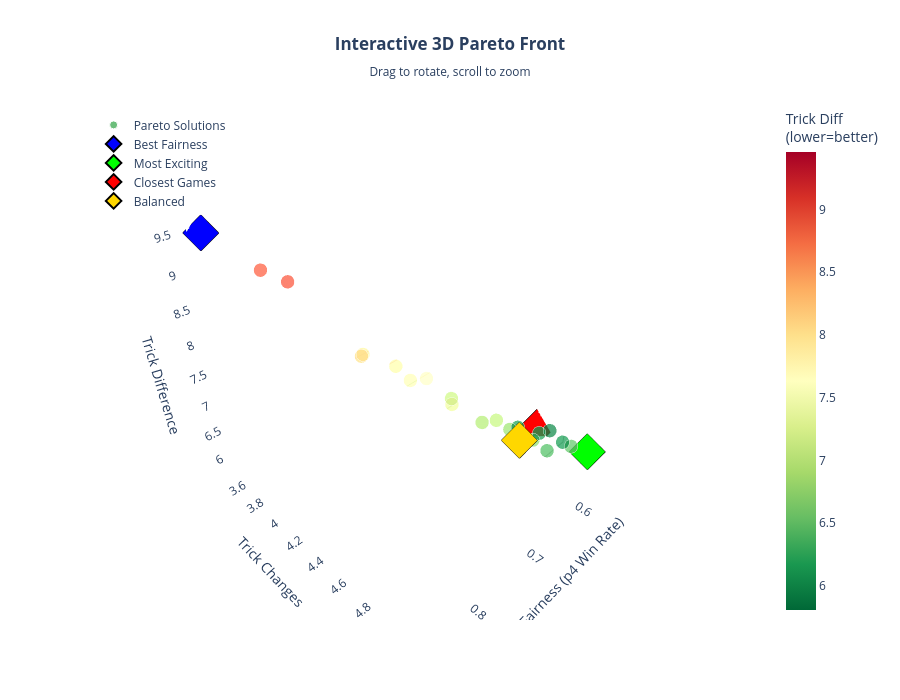

Notebook code cell kept with this figure:
### Markdown cell above
### Interactive 3D Pareto Front (Plotly)

Drag to rotate, scroll to zoom. Hover over points for details.

### Code cell
# Create labels for each point
labels = []
for i in range(len(fairness)):
    label = f"Solution {i+1}<br>"
    label += f"Fairness: {fairness[i]:.3f}<br>"
    label += f"Trick Changes: {trick_changes[i]:.2f}<br>"
    label += f"Trick Diff: {trick_diff[i]:.2f}"
    
    # Add special tags
    if i == best_fairness_idx:
        label += "<br><b>★ Best Fairness</b>"
    if i == best_trick_changes_idx:
        label += "<br><b>★ Most Exciting</b>"
    if i == best_trick_diff_idx:
        label += "<br><b>★ Closest Games</b>"
    if i == balanced_idx:
        label += "<br><b>★ Most Balanced</b>"
    labels.append(label)

# Create main scatter trace
fig = go.Figure()

# All solutions
fig.add_trace(go.Scatter3d(
    x=fairness,
    y=trick_changes,
    z=trick_diff,
    mode='markers',
    marker=dict(
        size=8,
        color=trick_diff,
        colorscale='RdYlGn_r',
        colorbar=dict(title="Trick Diff<br>(lower=better)", x=1.02),
        opacity=0.8,
        line=dict(width=1, color='white')
    ),
    text=labels,
    hoverinfo='text',
    name='Pareto Solutions'
))

# Highlight special solutions
special_points = [
    (best_fairness_idx, 'Best Fairness', 'blue', 'diamond'),
    (best_trick_changes_idx, 'Most Exciting', 'lime', 'diamond'),
    (best_trick_diff_idx, 'Closest Games', 'red', 'diamond'),
    (balanced_idx, 'Balanced', 'gold', 'diamond'),
]

for idx, name, color, symbol in special_points:
    fig.add_trace(go.Scatter3d(
        x=[fairness[idx]],
        y=[trick_changes[idx]],
        z=[trick_diff[idx]],
        mode='markers',
        marker=dict(size=12, color=color, symbol=symbol, 
                    line=dict(width=2, color='black')),
        name=name,
        hoverinfo='text',
        text=[labels[idx]]
    ))

# Update layout
fig.update_layout(
    title=dict(
        text='<b>Interactive 3D Pareto Front</b><br><sub>Drag to rotate, scroll to zoom</sub>',
        x=0.5
    ),
    scene=dict(
        xaxis_title='Fairness (p4 Win Rate)',
        yaxis_title='Trick Changes',
        zaxis_title='Trick Difference',
        xaxis=dict(backgroundcolor='rgba(230,230,230,0.5)'),
        yaxis=dict(backgroundcolor='rgba(230,230,230,0.5)'),
        zaxis=dict(backgroundcolor='rgba(230,230,230,0.5)'),
    ),
    width=900,
    height=700,
    legend=dict(x=0.02, y=0.98, bgcolor='rgba(255,255,255,0.8)')
)

fig.show()

### Figure 1 — Plotly figure (JSON) as saved in the notebook; plotly's stock layout.template omitted (floating-point values rounded to 4 significant figures)
{"data": [{"hoverinfo": "text", "marker": {"color": [6.392, 8.126, 6.767, 9.457, 7.012, 6.467, 6.105, 7.98, 7.055, 7.7, 7.289, 6.891, 7.89, 5.97, 7.45, 8.924, 6.896, 6.137, 6.544, 6.701, 5.807, 6.12, 8.874, 6.157], "colorbar": {"title": {"text": "Trick Diff<br>(lower=better)"}, "x": 1.02}, "colorscale": [[0, "rgb(0,104,55)"], [0.1, "rgb(26,152,80)"], [0.2, "rgb(102,189,99)"], [0.3, "rgb(166,217,106)"], [0.4, "rgb(217,239,139)"], [0.5, "rgb(255,255,191)"], [0.6, "rgb(254,224,139)"], [0.7, "rgb(253,174,97)"], [0.8, "rgb(244,109,67)"], [0.9, "rgb(215,48,39)"], [1, "rgb(165,0,38)"]], "line": {"color": "white", "width": 1}, "opacity": 0.8, "size": 8}, "mode": "markers", "name": "Pareto Solutions", "text": ["Solution 1<br>Fairness: 0.605<br>Trick Changes: 4.94<br>Trick Diff: 6.39", "Solution 2<br>Fairness: 0.772<br>Trick Changes: 4.23<br>Trick Diff: 8.13", "Solution 3<br>Fairness: 0.638<br>Trick Changes: 4.76<br>Trick Diff: 6.77", "Solution 4<br>Fairness: 0.850<br>Trick Changes: 3.48<br>Trick Diff: 9.46<br><b>★ Best Fairness</b>", "Solution 5<br>Fairness: 0.657<br>Trick Changes: 4.73<br>Trick Diff: 7.01", "Solution 6<br>Fairness: 0.584<br>Trick Changes: 5.03<br>Trick Diff: 6.47", "Solution 7<br>Fairness: 0.553<br>Trick Changes: 4.89<br>Trick Diff: 6.11", "Solution 8<br>Fairness: 0.757<br>Trick Changes: 4.16<br>Trick Diff: 7.98", "Solution 9<br>Fairness: 0.668<br>Trick Changes: 4.42<br>Trick Diff: 7.05", "Solution 10<br>Fairness: 0.715<br>Trick Changes: 4.44<br>Trick Diff: 7.70", "Solution 11<br>Fairness: 0.695<br>Trick Changes: 4.55<br>Trick Diff: 7.29", "Solution 12<br>Fairness: 0.662<br>Trick Changes: 4.64<br>Trick Diff: 6.89", "Solution 13<br>Fairness: 0.739<br>Trick Changes: 4.32<br>Trick Diff: 7.89", "Solution 14<br>Fairness: 0.534<br>Trick Changes: 4.74<br>Trick Diff: 5.97", "Solution 15<br>Fairness: 0.710<br>Trick Changes: 4.29<br>Trick Diff: 7.45", "Solution 16<br>Fairness: 0.801<br>Trick Changes: 3.85<br>Trick Diff: 8.92", "Solution 17<br>Fairness: 0.656<br>Trick Changes: 4.89<br>Trick Diff: 6.90<br><b>★ Most Balanced</b>", "Solution 18<br>Fairness: 0.574<br>Trick Changes: 4.61<br>Trick Diff: 6.14", "Solution 19<br>Fairness: 0.615<br>Trick Changes: 4.76<br>Trick Diff: 6.54", "Solution 20<br>Fairness: 0.628<br>Trick Changes: 4.90<br>Trick Diff: 6.70", "Solution 21<br>Fairness: 0.526<br>Trick Changes: 4.61<br>Trick Diff: 5.81<br><b>★ Closest Games</b>", "Solution 22<br>Fairness: 0.547<br>Trick Changes: 5.05<br>Trick Diff: 6.12<br><b>★ Most Exciting</b>", "Solution 23<br>Fairness: 0.802<br>Trick Changes: 3.60<br>Trick Diff: 8.87", "Solution 24<br>Fairness: 0.565<br>Trick Changes: 4.75<br>Trick Diff: 6.16"], "type": "scatter3d", "x": [0.605, 0.772, 0.638, 0.85, 0.657, 0.584, 0.553, 0.757, 0.668, 0.715, 0.695, 0.662, 0.739, 0.534, 0.71, 0.801, 0.656, 0.574, 0.615, 0.628, 0.526, 0.547, 0.802, 0.565], "y": [4.936, 4.234, 4.762, 3.48, 4.727, 5.033, 4.893, 4.156, 4.425, 4.44, 4.546, 4.644, 4.322, 4.736, 4.287, 3.846, 4.892, 4.61, 4.762, 4.897, 4.611, 5.055, 3.598, 4.749], "z": [6.392, 8.126, 6.767, 9.457, 7.012, 6.467, 6.105, 7.98, 7.055, 7.7, 7.289, 6.891, 7.89, 5.97, 7.45, 8.924, 6.896, 6.137, 6.544, 6.701, 5.807, 6.12, 8.874, 6.157]}, {"hoverinfo": "text", "marker": {"color": "blue", "line": {"color": "black", "width": 2}, "size": 12, "symbol": "diamond"}, "mode": "markers", "name": "Best Fairness", "text": ["Solution 4<br>Fairness: 0.850<br>Trick Changes: 3.48<br>Trick Diff: 9.46<br><b>★ Best Fairness</b>"], "type": "scatter3d", "x": [0.85], "y": [3.48], "z": [9.457]}, {"hoverinfo": "text", "marker": {"color": "lime", "line": {"color": "black", "width": 2}, "size": 12, "symbol": "diamond"}, "mode": "markers", "name": "Most Exciting", "text": ["Solution 22<br>Fairness: 0.547<br>Trick Changes: 5.05<br>Trick Diff: 6.12<br><b>★ Most Exciting</b>"], "type": "scatter3d", "x": [0.547], "y": [5.055], "z": [6.12]}, {"hoverinfo": "text", "marker": {"color": "red", "line": {"color": "black", "width": 2}, "size": 12, "symbol": "diamond"}, "mode": "markers", "name": "Closest Games", "text": ["Solution 21<br>Fairness: 0.526<br>Trick Changes: 4.61<br>Trick Diff: 5.81<br><b>★ Closest Games</b>"], "type": "scatter3d", "x": [0.526], "y": [4.611], "z": [5.807]}, {"hoverinfo": "text", "marker": {"color": "gold", "line": {"color": "black", "width": 2}, "size": 12, "symbol": "diamond"}, "mode": "markers", "name": "Balanced", "text": ["Solution 17<br>Fairness: 0.656<br>Trick Changes: 4.89<br>Trick Diff: 6.90<br><b>★ Most Balanced</b>"], "type": "scatter3d", "x": [0.656], "y": [4.892], "z": [6.896]}], "layout": {"height": 700, "legend": {"bgcolor": "rgba(255,255,255,0.8)", "x": 0.02, "y": 0.98}, "scene": {"xaxis": {"backgroundcolor": "rgba(230,230,230,0.5)", "title": {"text": "Fairness (p4 Win Rate)"}}, "yaxis": {"backgroundcolor": "rgba(230,230,230,0.5)", "title": {"text": "Trick Changes"}}, "zaxis": {"backgroundcolor": "rgba(230,230,230,0.5)", "title": {"text": "Trick Difference"}}}, "title": {"text": "<b>Interactive 3D Pareto Front</b><br><sub>Drag to rotate, scroll to zoom</sub>", "x": 0.5}, "width": 900}}
